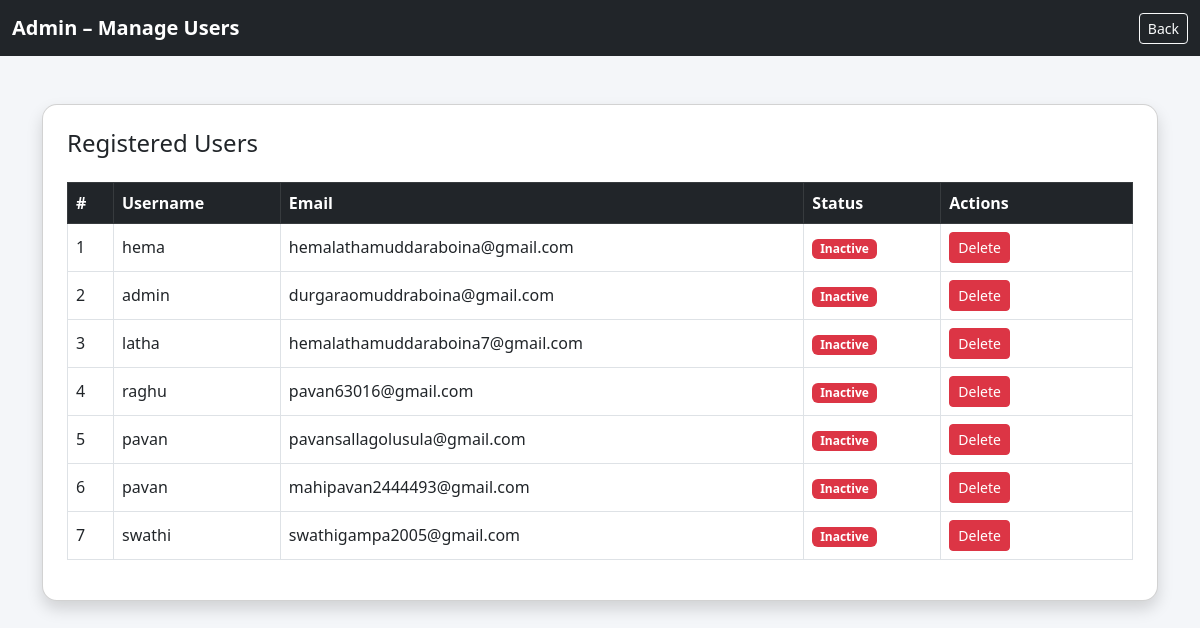
/manage-users/ (signed in), run on the app's committed database.
### core/models.py (models this page shows, shortened)
class User(models.Model):
    full_name = models.CharField(max_length=100)
    email = models.EmailField(unique=True, max_length=255)
    username = models.CharField(max_length=50,)
    password = models.CharField(max_length=255)
    is_verified = models.BooleanField(default=False)
    created_at = models.DateTimeField(auto_now_add=True)

### core/views.py (the view)
# urls.py: path('manage-users/', views.manage_users, name='manage_users'),
def manage_users(request):
    if not request.session.get('admin'):
        return redirect('admin_login')
    users = User.objects.all().order_by('-id')
    return render(request, 'admin/manage_users.html', {
        'users': users
    })

### core/templates/admin/manage_users.html (shortened to what this page needs)
<!DOCTYPE html>
<html lang="en">
<head>
    <link href="https://cdn.jsdelivr.net/npm/bootstrap@5.3.0/dist/css/bootstrap.min.css" rel="stylesheet">
</head>
<body>
<nav class="navbar navbar-dark bg-dark">
    <div class="container-fluid">
        <span class="navbar-brand">Admin – Manage Users</span>
        <a href="{% url 'admin_dashboard' %}" class="btn btn-outline-light btn-sm">
            Back
        </a>
    </div>
</nav>
<div class="container mt-5">
    <div class="card shadow p-4">
        <h4 class="mb-4">Registered Users</h4>
        {% if users %}
        <table class="table table-bordered table-hover align-middle">
            <thead class="table-dark">
                <tr>
                    <th>#</th>
                    <th>Username</th>
                    <th>Email</th>
                    <th>Status</th>
                    <th style="width: 18%;">Actions</th>
                </tr>
            </thead>
            <tbody>
                {% for u in users %}
                <tr>
                    <td>{{ forloop.counter }}</td>
                    <td>{{ u.username }}</td>
                    <td>{{ u.email }}</td>
                    <td>
                        {% if u.is_active %}
                            <span class="badge bg-success">Active</span>
                        {% else %}
                            <span class="badge bg-danger">Inactive</span>
                        {% endif %}
                    </td>
                    <td>
                        <a href="{% url 'delete_user' u.id %}"
                           class="btn btn-danger btn-sm"
                           onclick="return confirm('Are you sure you want to delete this user?')">
                            Delete
                        </a>
                    </td>
                </tr>
                {% endfor %}
            </tbody>
        </table>
        {% else %}
            <p class="text-muted text-center mb-0">No users found.</p>
        {% endif %}
    </div>
</div>
</body>
</html>

### core/templates/admin/manage_users.html (style rules this page uses)
body { background-color: #f4f6f9; }
.card { border-radius: 15px; }
.navbar-brand { font-weight: bold; }
.table th, .table td { vertical-align: middle; }

### data on the page
User: username "hema", email "hemalathamuddaraboina@gmail.com"
User: username "admin", email "durgaraomuddraboina@gmail.com"
User: username "latha", email "hemalathamuddaraboina7@gmail.com"
User: username "raghu", email "pavan63016@gmail.com"
User: username "pavan", email "pavansallagolusula@gmail.com"
User: username "pavan", email "mahipavan2444493@gmail.com"
User: username "swathi", email "swathigampa2005@gmail.com"
